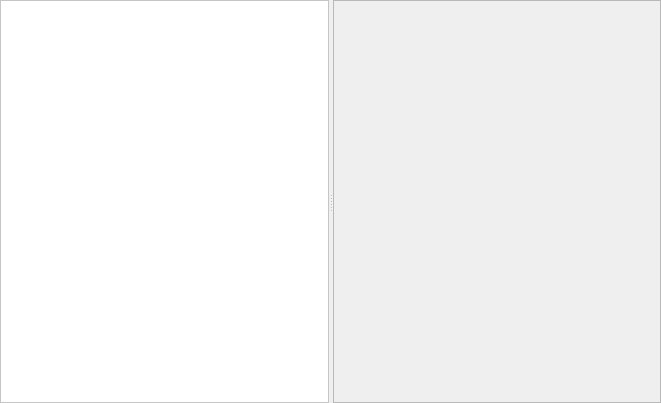
<?xml version="1.0" encoding="UTF-8"?>
<ui version="4.0">
 <class>myQSpliter</class>
 <widget class="QWidget" name="myQSpliter">
  <property name="geometry">
   <rect>
    <x>0</x>
    <y>0</y>
    <width>661</width>
    <height>403</height>
   </rect>
  </property>
  <property name="windowTitle">
   <string>Form</string>
  </property>
  <layout class="QGridLayout" name="gridLayout">
   <property name="leftMargin">
    <number>0</number>
   </property>
   <property name="topMargin">
    <number>0</number>
   </property>
   <property name="rightMargin">
    <number>0</number>
   </property>
   <property name="bottomMargin">
    <number>0</number>
   </property>
   <property name="spacing">
    <number>0</number>
   </property>
   <item row="0" column="0">
    <widget class="QSplitter" name="splitter">
     <property name="orientation">
      <enum>Qt::Horizontal</enum>
     </property>
     <widget class="QFrame" name="frameList">
      <property name="styleSheet">
       <string notr="true">background-color: rgb(255, 255, 255);</string>
      </property>
      <property name="frameShape">
       <enum>QFrame::StyledPanel</enum>
      </property>
      <layout class="QVBoxLayout" name="verticalLayout_list">
       <property name="spacing">
        <number>0</number>
       </property>
       <property name="leftMargin">
        <number>0</number>
       </property>
       <property name="topMargin">
        <number>0</number>
       </property>
       <property name="rightMargin">
        <number>0</number>
       </property>
       <property name="bottomMargin">
        <number>0</number>
       </property>
       <item>
        <widget class="QNavigationWidget" name="widgetRealTimeMenu" native="true"/>
       </item>
      </layout>
     </widget>
     <widget class="QFrame" name="frameContent">
      <property name="frameShape">
       <enum>QFrame::StyledPanel</enum>
      </property>
      <property name="frameShadow">
       <enum>QFrame::Raised</enum>
      </property>
      <layout class="QGridLayout" name="gridLayout_content">
       <property name="leftMargin">
        <number>0</number>
       </property>
       <property name="topMargin">
        <number>0</number>
       </property>
       <property name="rightMargin">
        <number>0</number>
       </property>
       <property name="bottomMargin">
        <number>0</number>
       </property>
       <property name="spacing">
        <number>0</number>
       </property>
      </layout>
     </widget>
    </widget>
   </item>
  </layout>
 </widget>
 <customwidgets>
  <customwidget>
   <class>QNavigationWidget</class>
   <extends>QWidget</extends>
   <header location="global">myNavigationWidget/qnavigationwidget.h</header>
   <container>1</container>
  </customwidget>
 </customwidgets>
 <resources/>
 <connections/>
</ui>
